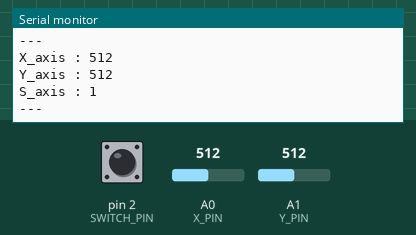
Bench run of a sketch on a simulated Arduino Uno, built with avr-gcc and run on an emulated ATmega328P. Parts: the last lines printed to the serial monitor. The inputs (shaded band) are chosen by the test bench; at power-on: A0 (X_PIN) = 512, A1 (Y_PIN) = 512, pin 2 (SWITCH_PIN) HIGH.

Above: at 1.3 s.
1.4 s: A0 (X_PIN) set to 716
2.9 s: A1 (Y_PIN) set to 716
At 3.83 s:
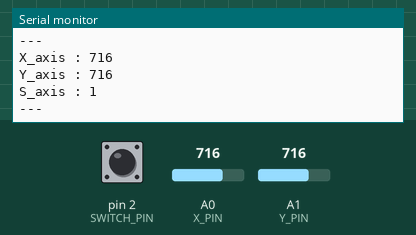
4.4 s: pin 2 (SWITCH_PIN) pulled LOW for 0.6 s
6.5 s: A0 (X_PIN) set to 900
8.0 s: A1 (Y_PIN) set to 900
At 8.84 s:
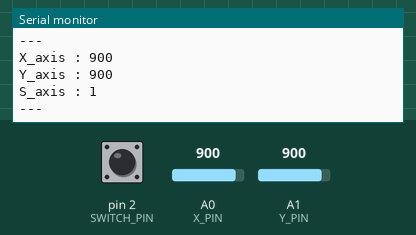
Timing chart, 0 to 10.5 s (numbered marks = the images above; inputs shaded):
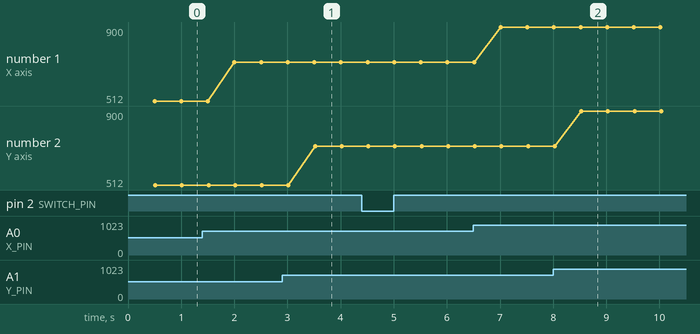

Measured:
- after the input at 2.9 s, the serial monitor: prints a new line after 0.62 s (image 1)
- after the input at 8.0 s, the serial monitor: prints a new line after 0.53 s (image 2)
- plotted number 1: 512 → 716 after the input at 1.4 s, 716 → 900 after the input at 6.5 s

The sketch:

P3_Joystick.ino
```cpp
#define X_PIN A0
#define Y_PIN A1
#define SWITCH_PIN 2

int x_val = 0;
int y_val = 0;
int switch_val = 0;

void setup(){
    Serial.begin(9600);
    pinMode(X_PIN, INPUT);
    pinMode(Y_PIN, INPUT);
    pinMode(SWITCH_PIN, INPUT);
    digitalWrite(SWITCH_PIN, HIGH);
}

void loop(){
    x_val = analogRead(X_PIN);
    y_val = analogRead(Y_PIN);
    switch_val = digitalRead(SWITCH_PIN);
    delay(500);
    Serial.print("X_axis : ");
    Serial.println(x_val);
    Serial.print("Y_axis : ");
    Serial.println(y_val);
    Serial.print("S_axis : ");
    Serial.println(switch_val);
    Serial.println("---");
}
```
